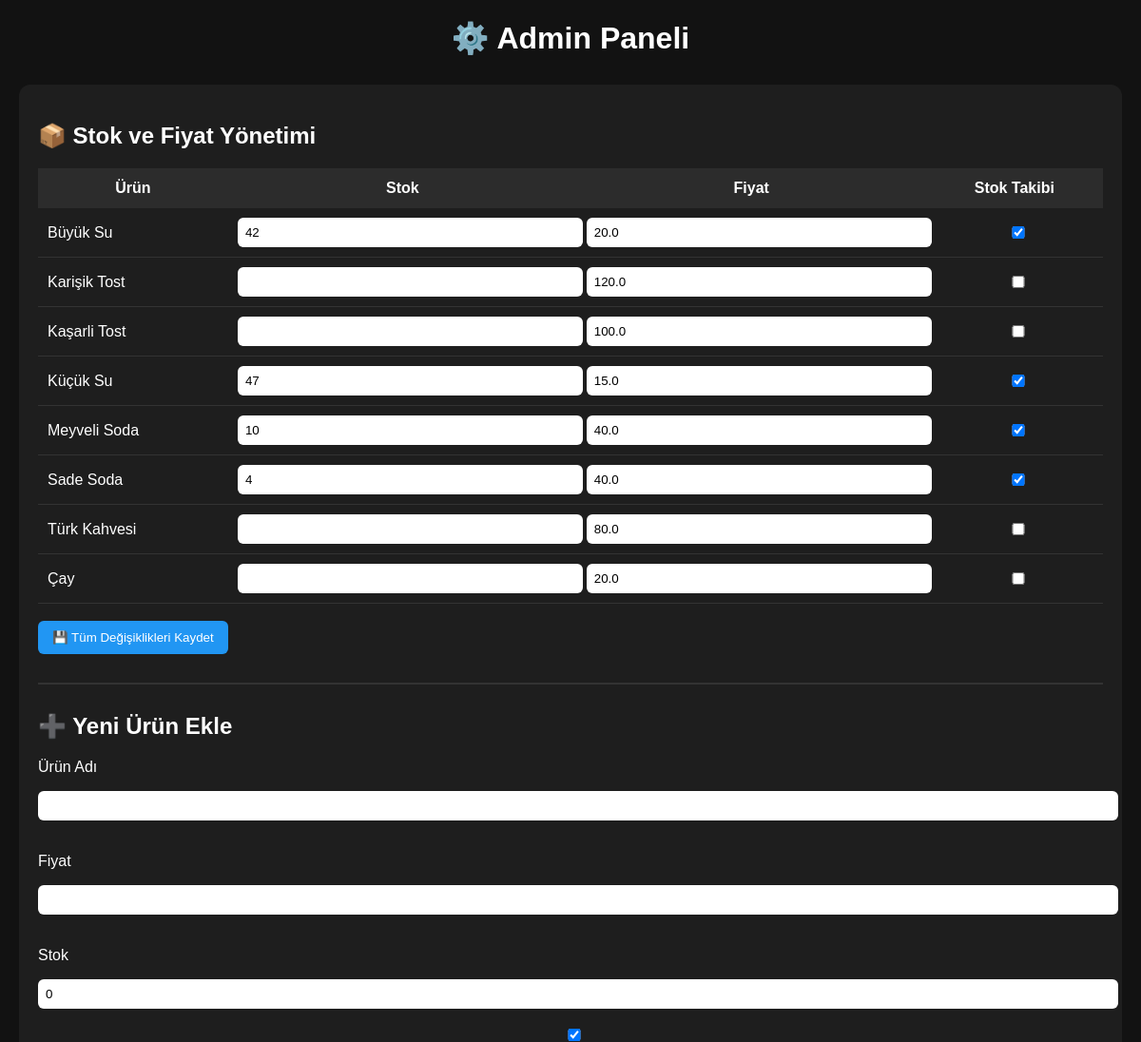
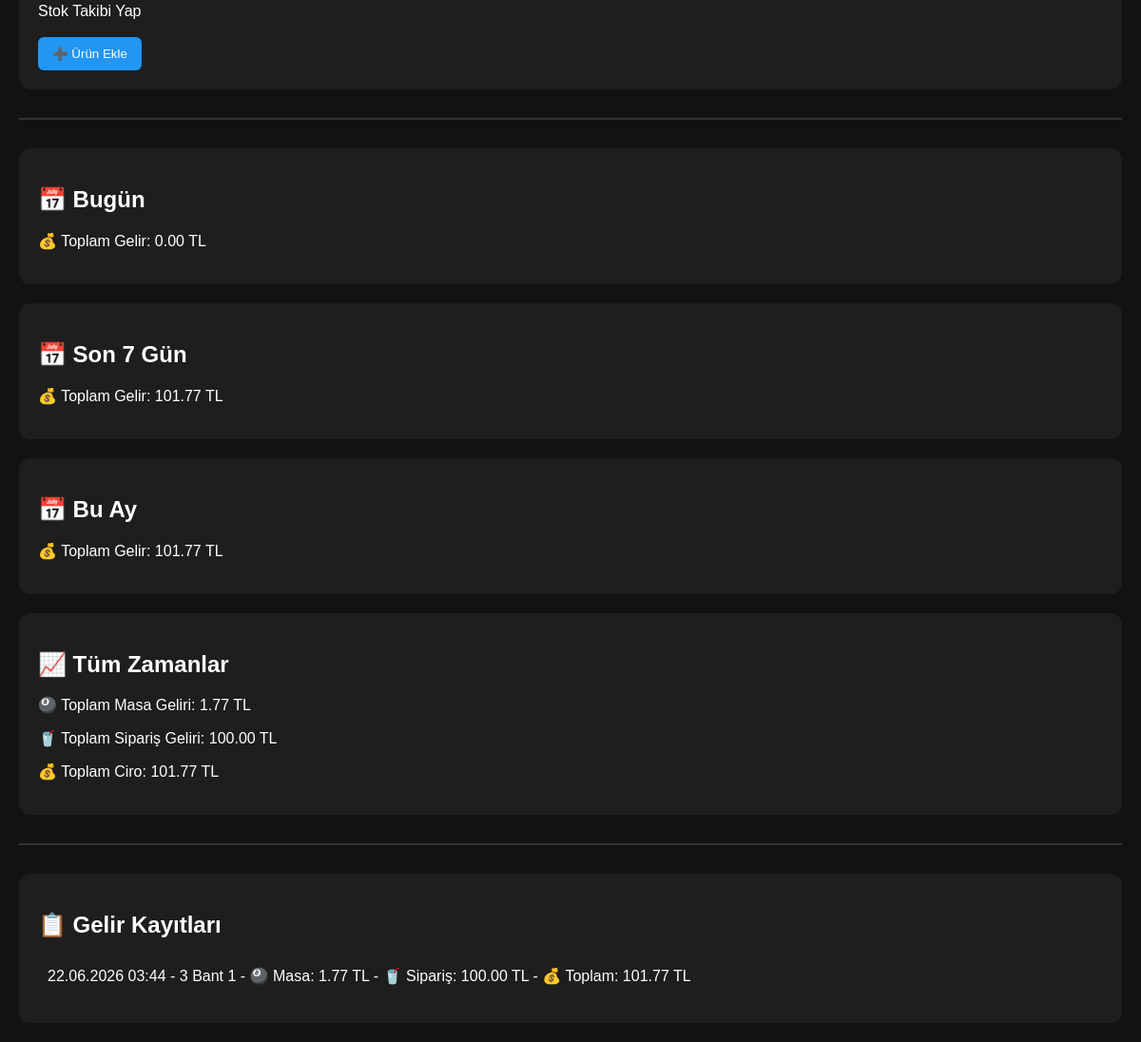
The page /admin on the database as committed earlier (2 pictures, top to bottom).
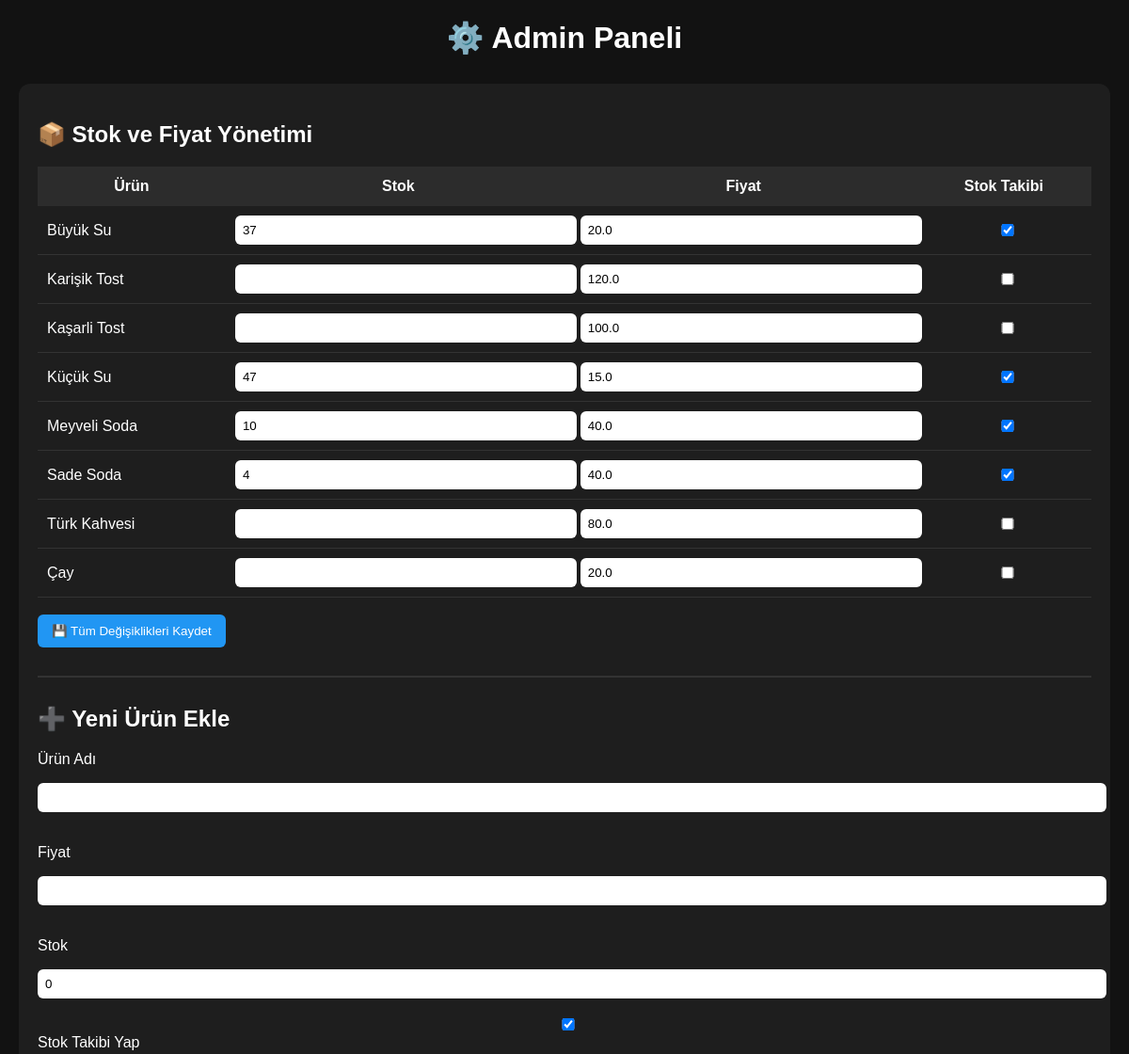
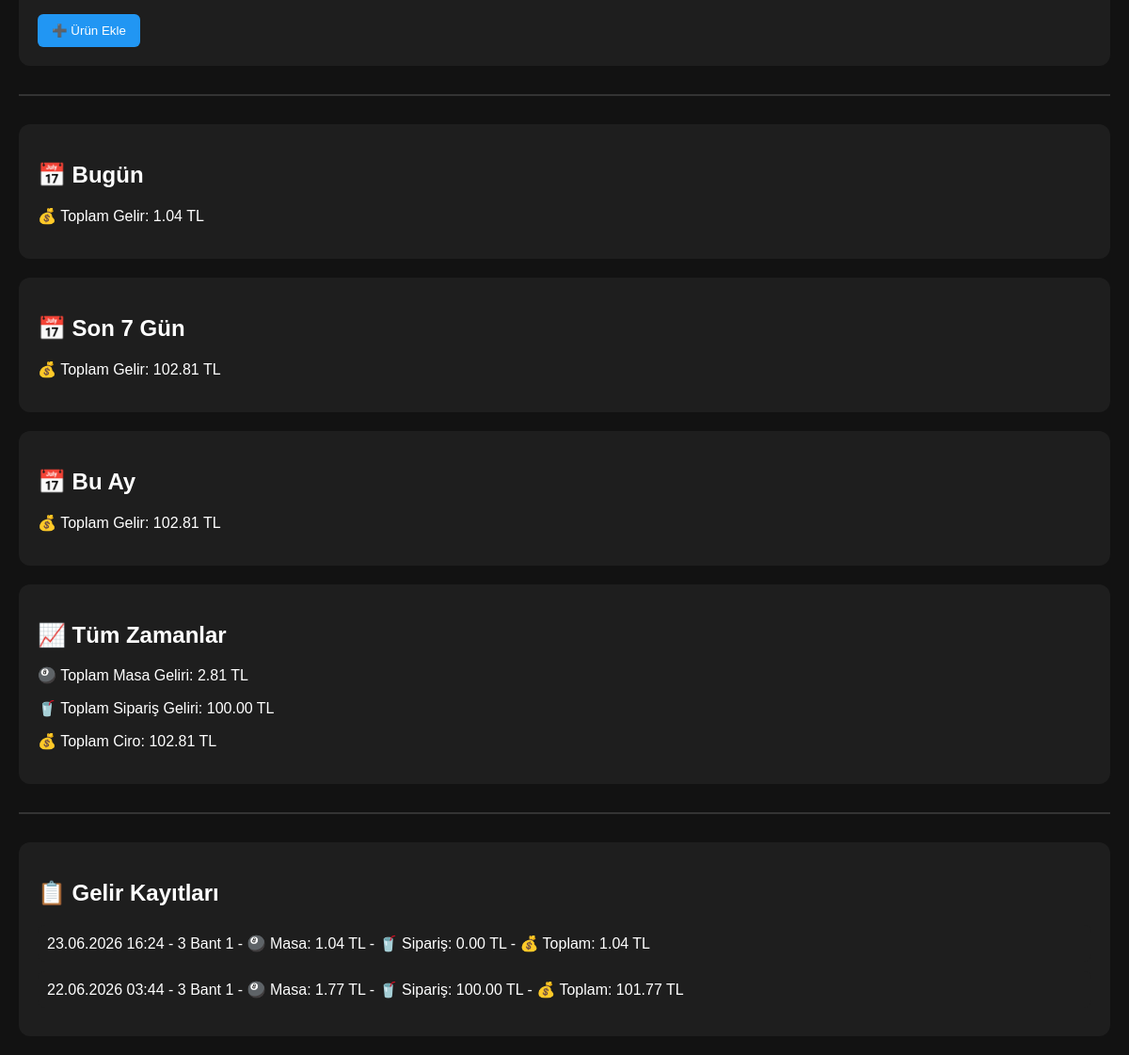
The same page on the database as committed later (2 pictures, top to bottom).
### app.py (models this page shows)
class Urun(db.Model):
    id = db.Column(
        db.Integer,
        primary_key=True
    )
    isim = db.Column(
        db.String(100),
        nullable=False
    )
    fiyat = db.Column(
        db.Float,
        nullable=False
    )
    stok = db.Column(
        db.Integer,
        nullable=True
    )
    stok_takibi = db.Column(
        db.Boolean,
        default=True
    )
    minimum_stok = db.Column(
        db.Integer,
        nullable=True
    )
    aktif = db.Column(
        db.Boolean,
        default=True
    )

class GelirKaydi(db.Model):
    id = db.Column(
        db.Integer,
        primary_key=True
    )
    tarih = db.Column(
        db.DateTime,
        default=datetime.now
    )
    masa_adi = db.Column(
        db.String(100)
    )
    masa_ucreti = db.Column(
        db.Float,
        default=0
    )
    siparis_ucreti = db.Column(
        db.Float,
        default=0
    )
    toplam_ucret = db.Column(
        db.Float,
        default=0
    )

### app.py (the view)
@app.route("/admin")
def admin():
    gelirler = GelirKaydi.query.order_by(
        GelirKaydi.tarih.desc()
    ).all()
    simdi = datetime.now()
    bugun_toplam = sum(
        g.toplam_ucret
        for g in gelirler
        if g.tarih.date() == simdi.date()
    )
    hafta_toplam = sum(
        g.toplam_ucret
        for g in gelirler
        if (simdi - g.tarih).days < 7
    )
    ay_toplam = sum(
        g.toplam_ucret
        for g in gelirler
        if g.tarih.month == simdi.month
        and g.tarih.year == simdi.year
    )
    masa_toplam = sum(
        g.masa_ucreti
        for g in gelirler
    )
    siparis_toplam = sum(
        g.siparis_ucreti
        for g in gelirler
    )
    genel_toplam = sum(
        g.toplam_ucret
        for g in gelirler
    )
    urunler = Urun.query.order_by(
        Urun.isim
    ).all()
    return render_template(
        "admin.html",
        gelirler=gelirler,
        urunler=urunler,
        bugun_toplam=bugun_toplam,
        hafta_toplam=hafta_toplam,
        ay_toplam=ay_toplam,
        masa_toplam=masa_toplam,
        siparis_toplam=siparis_toplam,
        genel_toplam=genel_toplam
    )

### templates/admin.html (shortened to what this page needs)
<!DOCTYPE html>
<html lang="tr">
<head>
</head>
<body>
<h1>⚙️ Admin Paneli</h1>
<div class="kart">
<h2>📦 Stok ve Fiyat Yönetimi</h2>
<form method="POST" action="/toplu_stok_kaydet">
<table>
<tr>
<th>Ürün</th>
<th>Stok</th>
<th>Fiyat</th>
<th>Stok Takibi</th>
</tr>
{% for urun in urunler %}
<tr>
<td>
{{ urun.isim }}
</td>
<td>
<input
type="number"
name="stok_{{ urun.id }}"
value="{{ urun.stok if urun.stok is not none else '' }}"
>
</td>
<td>
<input
type="number"
step="0.01"
name="fiyat_{{ urun.id }}"
value="{{ urun.fiyat }}"
>
</td>
<td style="text-align:center;">
<input
type="checkbox"
name="takip_{{ urun.id }}"
{% if urun.stok_takibi %}
checked
{% endif %}
>
</td>
</tr>
{% endfor %}
</table>
<br>
<button type="submit">
💾 Tüm Değişiklikleri Kaydet
</button>
</form>
<hr>
<h2>➕ Yeni Ürün Ekle</h2>
<form method="POST" action="/urun_ekle">
<p>
Ürün Adı
</p>
<input
type="text"
name="isim"
required
>
<br><br>
<p>
Fiyat
</p>
<input
type="number"
step="0.01"
name="fiyat"
required
>
<br><br>
<p>
Stok
</p>
<input
type="number"
name="stok"
value="0"
>
<br><br>
<label>
<input
type="checkbox"
name="stok_takibi"
checked
>
Stok Takibi Yap
</label>
<br><br>
<button type="submit">
➕ Ürün Ekle
</button>
</form>
</div>
<hr>
<div class="kart">
<h2>📅 Bugün</h2>
<p>
💰 Toplam Gelir:
{{ "%.2f"|format(bugun_toplam) }} TL
</p>
</div>
<div class="kart">
<h2>📅 Son 7 Gün</h2>
<p>
💰 Toplam Gelir:
{{ "%.2f"|format(hafta_toplam) }} TL
</p>
</div>
<div class="kart">
<h2>📅 Bu Ay</h2>
<p>
💰 Toplam Gelir:
{{ "%.2f"|format(ay_toplam) }} TL
</p>
</div>
<div class="kart">
<h2>📈 Tüm Zamanlar</h2>
<p>
🎱 Toplam Masa Geliri:
{{ "%.2f"|format(masa_toplam) }} TL
</p>
<p>
🥤 Toplam Sipariş Geliri:
{{ "%.2f"|format(siparis_toplam) }} TL
</p>
<p>
💰 Toplam Ciro:
{{ "%.2f"|format(genel_toplam) }} TL
</p>
</div>
<hr>
<div class="kart">
<h2>📋 Gelir Kayıtları</h2>
{% for kayit in gelirler %}
<div class="gelir">
{{ kayit.tarih.strftime("%d.%m.%Y %H:%M") }}
-
{{ kayit.masa_adi }}
-
🎱 Masa:
{{ "%.2f"|format(kayit.masa_ucreti) }} TL
-
🥤 Sipariş:
{{ "%.2f"|format(kayit.siparis_ucreti) }} TL
-
💰 Toplam:
{{ "%.2f"|format(kayit.toplam_ucret) }} TL
</div>
{% endfor %}
</div>
</body>
</html>

Rows that differ between the two databases and show on the page:
changed Urun "Büyük Su": stok "42" → "37"
added GelirKaydi: tarih "23.06.2026 16:24", masa_adi "3 Bant 1", masa_ucreti "1.04", siparis_ucreti "0.00", toplam_ucret "1.04"
Other text that changed with them:
{{ "%.2f"|format(bugun_toplam) }}: "0.00" → "1.04"
{{ "%.2f"|format(hafta_toplam) }}: "101.77" → "102.81"
{{ "%.2f"|format(ay_toplam) }}: "101.77" → "102.81"
{{ "%.2f"|format(masa_toplam) }}: "1.77" → "2.81"
{{ "%.2f"|format(genel_toplam) }}: "101.77" → "102.81"
